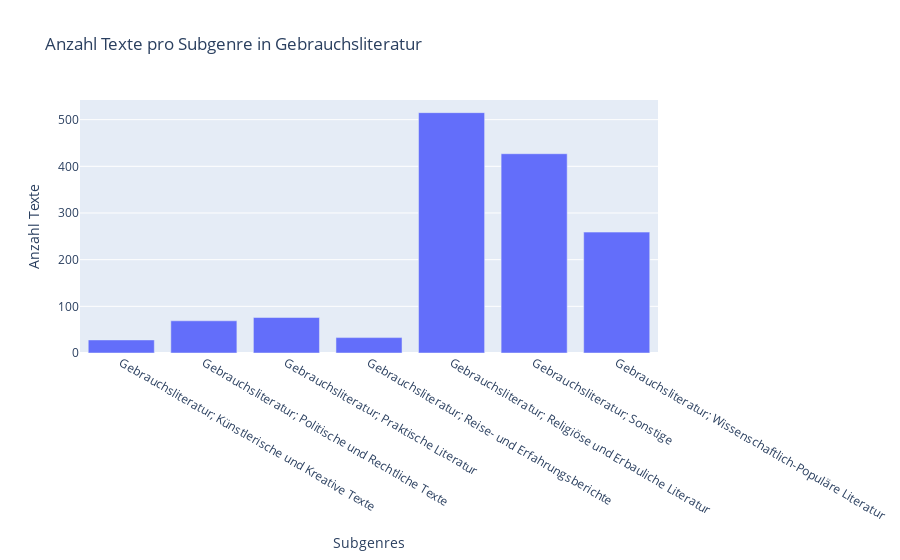

The cell this chart's notebook holds for it:
### Markdown cell above
Gebrauchsliteratur:

### Code cell
query_gebrauchsliteratur = """SELECT genrestratum FROM my_data WHERE hauptklasse='Gebrauchsliteratur'"""

df = pd.read_sql_query(query_gebrauchsliteratur, con)

gebrauchsliteratur_count = df.groupby("genrestratum").size().reset_index(name="count")

fig = go.Figure(data=[go.Bar(name="Texte pro Genre in Gebrauchsliteratur", x=gebrauchsliteratur_count["genrestratum"], y=gebrauchsliteratur_count["count"])])

fig.update_layout(
    title="Anzahl Texte pro Subgenre in Gebrauchsliteratur",
    xaxis_title="Subgenres",
    yaxis_title="Anzahl Texte",
    hovermode="x"
)
fig.show()

### Figure 1 — Plotly figure (JSON) as saved in the notebook; plotly's stock layout.template omitted (floating-point values rounded to 4 significant figures)
{"data": [{"name": "Texte pro Genre in Gebrauchsliteratur", "type": "bar", "x": ["Gebrauchsliteratur; Künstlerische und Kreative Texte", "Gebrauchsliteratur; Politische und Rechtliche Texte", "Gebrauchsliteratur; Praktische Literatur", "Gebrauchsliteratur; Reise- und Erfahrungsberichte", "Gebrauchsliteratur; Religiöse und Erbauliche Literatur", "Gebrauchsliteratur; Sonstige", "Gebrauchsliteratur; Wissenschaftlich-Populäre Literatur"], "y": [28, 69, 76, 33, 515, 427, 259]}], "layout": {"hovermode": "x", "title": {"text": "Anzahl Texte pro Subgenre in Gebrauchsliteratur"}, "xaxis": {"title": {"text": "Subgenres"}}, "yaxis": {"title": {"text": "Anzahl Texte"}}}}
